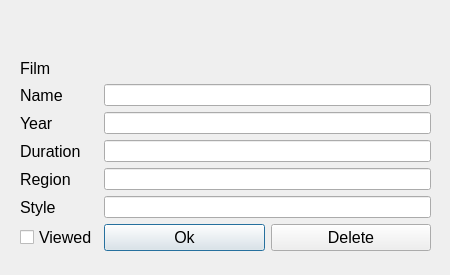
<?xml version="1.0" encoding="UTF-8"?>
<ui version="4.0">
 <class>Show_Film_Window</class>
 <widget class="QDialog" name="Show_Film_Window">
  <property name="geometry">
   <rect>
    <x>0</x>
    <y>0</y>
    <width>450</width>
    <height>275</height>
   </rect>
  </property>
  <property name="minimumSize">
   <size>
    <width>450</width>
    <height>275</height>
   </size>
  </property>
  <property name="maximumSize">
   <size>
    <width>450</width>
    <height>275</height>
   </size>
  </property>
  <property name="windowTitle">
   <string>Dialog</string>
  </property>
  <widget class="QWidget" name="gridLayoutWidget">
   <property name="geometry">
    <rect>
     <x>20</x>
     <y>20</y>
     <width>411</width>
     <height>231</height>
    </rect>
   </property>
   <layout class="QGridLayout" name="gridLayout">
    <item row="2" column="0">
     <widget class="QLabel" name="label_2">
      <property name="font">
       <font>
        <pointsize>12</pointsize>
       </font>
      </property>
      <property name="text">
       <string>Name</string>
      </property>
     </widget>
    </item>
    <item row="3" column="0">
     <widget class="QLabel" name="label">
      <property name="font">
       <font>
        <pointsize>12</pointsize>
       </font>
      </property>
      <property name="text">
       <string>Year</string>
      </property>
     </widget>
    </item>
    <item row="1" column="0">
     <widget class="QLabel" name="label_6">
      <property name="font">
       <font>
        <pointsize>12</pointsize>
       </font>
      </property>
      <property name="text">
       <string>Film</string>
      </property>
     </widget>
    </item>
    <item row="2" column="1">
     <widget class="QLineEdit" name="edit_name"/>
    </item>
    <item row="5" column="0">
     <widget class="QLabel" name="label_4">
      <property name="font">
       <font>
        <pointsize>12</pointsize>
       </font>
      </property>
      <property name="text">
       <string>Region</string>
      </property>
     </widget>
    </item>
    <item row="3" column="1">
     <widget class="QLineEdit" name="edit_year"/>
    </item>
    <item row="5" column="1">
     <widget class="QLineEdit" name="edit_region"/>
    </item>
    <item row="6" column="0">
     <widget class="QLabel" name="label_5">
      <property name="font">
       <font>
        <pointsize>12</pointsize>
       </font>
      </property>
      <property name="text">
       <string>Style</string>
      </property>
     </widget>
    </item>
    <item row="7" column="0">
     <widget class="QCheckBox" name="checkBox">
      <property name="font">
       <font>
        <pointsize>12</pointsize>
       </font>
      </property>
      <property name="text">
       <string>Viewed</string>
      </property>
     </widget>
    </item>
    <item row="4" column="0">
     <widget class="QLabel" name="label_3">
      <property name="font">
       <font>
        <pointsize>12</pointsize>
       </font>
      </property>
      <property name="text">
       <string>Duration</string>
      </property>
     </widget>
    </item>
    <item row="6" column="1">
     <widget class="QLineEdit" name="edit_style"/>
    </item>
    <item row="4" column="1">
     <widget class="QLineEdit" name="edit_duration"/>
    </item>
    <item row="0" column="0">
     <spacer name="verticalSpacer">
      <property name="orientation">
       <enum>Qt::Vertical</enum>
      </property>
      <property name="sizeHint" stdset="0">
       <size>
        <width>20</width>
        <height>40</height>
       </size>
      </property>
     </spacer>
    </item>
    <item row="7" column="1">
     <layout class="QHBoxLayout" name="horizontalLayout">
      <item>
       <widget class="QPushButton" name="okButton">
        <property name="font">
         <font>
          <pointsize>12</pointsize>
         </font>
        </property>
        <property name="text">
         <string>Ok</string>
        </property>
       </widget>
      </item>
      <item>
       <widget class="QPushButton" name="dellButton">
        <property name="font">
         <font>
          <pointsize>12</pointsize>
         </font>
        </property>
        <property name="text">
         <string>Delete</string>
        </property>
       </widget>
      </item>
     </layout>
    </item>
   </layout>
  </widget>
 </widget>
 <resources/>
 <connections/>
</ui>
